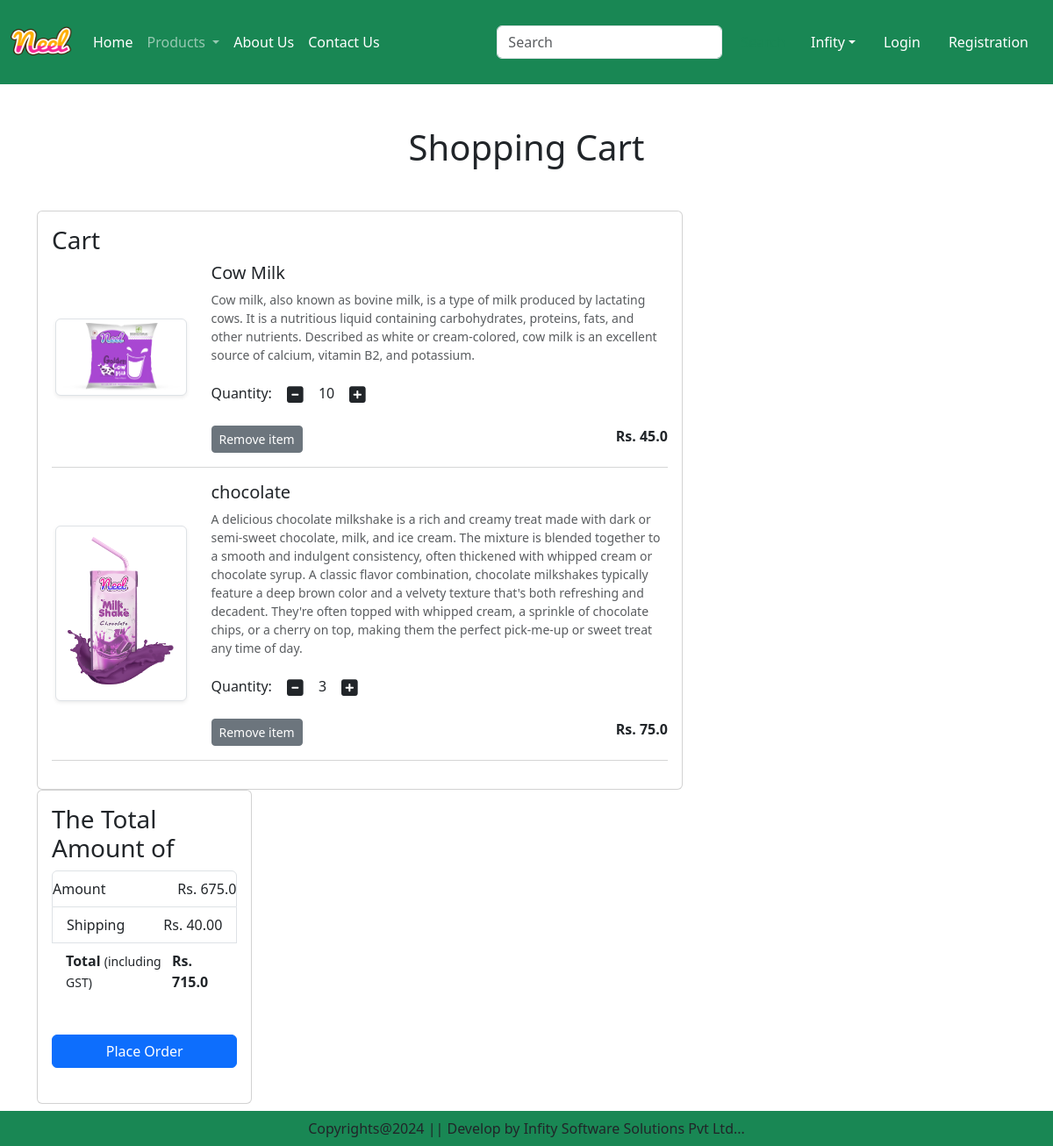
The app's page /cart/ (signed in) with its own data.
### app/models.py (models this page shows, shortened)
class Cart(models.Model):
    user = models.ForeignKey(User, on_delete=models.CASCADE)
    product = models.ForeignKey(Product, on_delete=models.CASCADE)
    quantity = models.PositiveIntegerField(default=1, blank=True, null=True)

class Product(models.Model):
    title = models.CharField(max_length=100)
    selling_price = models.FloatField()
    discounted_price = models.FloatField()
    description = models.TextField()
    composition = models.TextField(default='')
    prodapp = models.TextField(default='')
    category = models.CharField(choices=CATEGORY_CHOICES, max_length=2)
    product_image = models.ImageField(upload_to='product')

### app/views.py (the view)
# urls.py: path('cart/', views.show_cart, name='showcart'),
def show_cart (request):
    user = request.user
    cart = Cart.objects.filter(user=user)
    amount = 0
    for p in cart:
        value = p.quantity * p.product.discounted_price
        amount = amount + value
    totalamount = amount + 40
    return render(request, 'app/addtocart.html',locals())

### app/templates/app/addtocart.html (shortened to what this page needs)
{% extends 'app/base.html' %}
{% load static %}
{% block main-content %}
<div class="container my-5">
  <div class="row">
    {% if cart %}
      <h1 class="text-center mb-5">Shopping Cart</h1>
        <div class="col-sm-8">
          <div class="card">
            <div class="card-body">
              <h3>Cart</h3>
                {% for item in cart %}
                <div class="row">
                 <div class="col-sm-3 text-center align-self-center"><img src="{{item.product.product_image.url}}" alt="" srcset="" class="ing-fluid img-thumbnail shadow-sm" height="150" width="150">
                </div>
                <div class="col-sm-9">
                 <div>
                    <h5>{{item.product.title}}</h5>
                     <p class="mb-2 text-muted small">{{item.product.description}}</p>
                      <div class="my-3">
                        <label for="quantity">Quantity:</label>
                         <a class="minus-cart btn" pid={{item.product.id}}><i class="fas fa-minus-square fa-lg"></i></a>
                            <span id="quantity">{{item.quantity}}</span>
                         <a class="plus-cart btn" pid={{item.product.id}}><i class="fas fa-plus-square fa-lg"></i></a>
                      </div>
                        <div class="d-flex justify-content-between">
                          <a href="#" class="remove-cart btn btn-sm btn-secondary mr-3" pid={{item.product.id}}>Remove item </a>
                            <p class="mb-0"><span><strong>Rs. {{item.product.discounted_price}}</strong></span></p>
                         </div>
                    </div>
                </div>
            </div>
        <hr class="text-muted">
      {% endfor %}
   </div>
</div>
<div class="col-sm-4">
    <div class="card">
     <div class="card-body">
      <h3>The Total Amount of</h3>
       <ul class="list-group">
        <li class="list-group-item d-flex justify-content-between align-items-center border-8 px-0 pb-8" >Amount<span id="amount">Rs. {{amount}}</span></li>
        <li class="list-group-item d-flex justify-content-between align-items-center px-e">Shipping<span>Rs. 40.00</span></li>
        <li class="list-group-item d-flex justify-content-between align-items-center border-0 px-8 mb-3">
          <div>
           <strong>Total</strong> <small> (including GST)</small>
          </div>
            <span id="totalamount"><strong>Rs. {{totalamount}}</strong></span>
        </li>
      </ul><br>
           <div class="d-grid"><a href="{% url 'checkout' %}" class="btn btn-primary">Place Order</a></div>
           </div><br>
         </div>
       </div>
         {% else %}
            <h1 class="text-center mb-5">Cart is Empty</h1>
        {% endif %}
 </div>
</div>
{% endblock main-content %}

### records on screen
Cart: product.product_image (picture), product "Cow Milk", product.description "Cow milk, also known as bovine milk, is a type of milk produced by lactating cows. It is a nutritious liquid containing carbohydrates, proteins, fats, and other nutrients. Described as white or cream-colored, cow milk is an excellent source of calcium, vitamin B2, and potassium.", quantity "10", product.discounted_price "45.0"
Cart: product.product_image (picture), product "chocolate", product.description "A delicious chocolate milkshake is a rich and creamy treat made with dark or semi-sweet chocolate, milk, and ice cream. The mixture is blended together to a smooth and indulgent consistency, often thickened with whipped cream or chocolate syrup. A classic flavor combination, chocolate milkshakes typically feature a deep brown color and a velvety texture that's both refreshing and decadent. They're often topped with whipped cream, a sprinkle of chocolate chips, or a cherry on top, making them the perfect pick-me-up or sweet treat any time of day.", quantity "3", product.discounted_price "75.0"

### other values on screen
{{ amount }} "675.0"
{{ totalamount }} "715.0"
